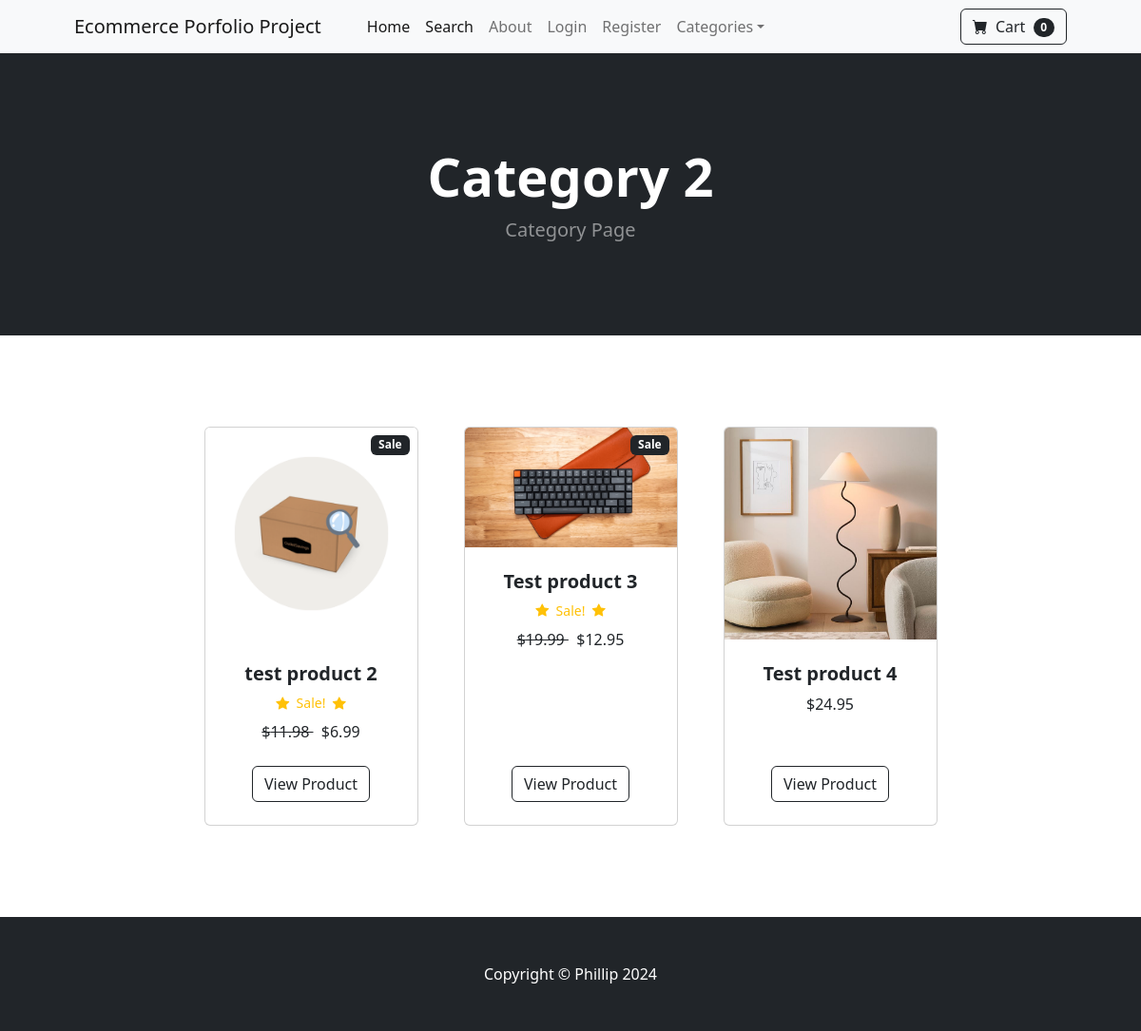
The page /category/Category 2 on the database its author committed.
### store/models.py (models this page shows, shortened)
class Category(models.Model):
	name = models.CharField(max_length=50)
	def __str__(self):
		return self.name
	class Meta:
		verbose_name_plural = 'categories'

class Product(models.Model):
	name = models.CharField(max_length=100)
	price = models.DecimalField(default=0, decimal_places=2, max_digits=6)
	category = models.ForeignKey(Category, on_delete=models.CASCADE, default=1)
	description = models.CharField(max_length=250, default='', blank=True, null=True)
	image = models.ImageField(upload_to='uploads/product/')
	is_sale = models.BooleanField(default=False)
	sale_price = models.DecimalField(default=0, decimal_places=2, max_digits=6)

### store/views.py (the view)
# urls.py: path('category/<str:foo>', views.category, name='category'),
def category(request, foo):
	foo = foo.replace('-', ' ')
	try:
		category = Category.objects.get(name=foo)
		products = Product.objects.filter(category=category)
		return render(request, 'category.html', {'products':products, 'category':category})
	except:
		messages.success(request, ("That Category Doesn't Exist..."))
		return redirect('home')

### cart/cart.py (called while the page is built)
	def __len__(self):
		return len(self.cart)

### cart/context_processors.py (called while the page is built)
def cart(request):
	return {'cart': Cart(request)}

### store/templates/category.html
{% extends 'base.html' %}
{% block content %}
        <header class="bg-dark py-5">
            <div class="container px-4 px-lg-5 my-5">
                <div class="text-center text-white">
                    <h1 class="display-4 fw-bolder">
                    {{ category }}
                </h1>
                    <p class="lead fw-normal text-white-50 mb-0">Category Page</p>
                </div>
            </div>
        </header>
        <section class="py-5">
            <div class="container px-4 px-lg-5 mt-5">
                <div class="row gx-4 gx-lg-5 row-cols-2 row-cols-md-3 row-cols-xl-4 justify-content-center">
                {% for product in products %}
                    {% if product.is_sale %}
                    <div class="col mb-5">
                        <div class="card h-100">
                            <div class="badge bg-dark text-white position-absolute" style="top: 0.5rem; right: 0.5rem">Sale</div>
                            <img class="card-img-top" src="{{ product.image.url }}" alt="..." />
                            <div class="card-body p-4">
                                <div class="text-center">
                                    <h5 class="fw-bolder">{{ product.name }}</h5>
                <div class="d-flex justify-content-center small text-warning mb-2">
                <div class="bi-star-fill"></div>
                &nbsp;&nbsp;Sale!&nbsp;&nbsp;
                <div class="bi-star-fill"></div>
                </div>
                                    <strike>
                                    ${{ product.price }}
                                    </strike>
                                    &nbsp;
                                    ${{ product.sale_price }}
                                </div>
                            </div>
                            <div class="card-footer p-4 pt-0 border-top-0 bg-transparent">
    <div class="text-center">
        <a class="btn btn-outline-dark mt-auto" href="{% url 'product' product.id  %}">View Product</a>
    </div>
                            </div>
                        </div>
                    </div>
                    {% else %}
                <div class="col mb-5">
                        <div class="card h-100">
                            <img class="card-img-top" src="{{ product.image.url }}" alt="..." />
                            <div class="card-body p-4">
                                <div class="text-center">
                                    <h5 class="fw-bolder">{{ product.name }}</h5>
                                    ${{ product.price }}
                                </div>
                            </div>
                            <div class="card-footer p-4 pt-0 border-top-0 bg-transparent">
    <div class="text-center"><a class="btn btn-outline-dark mt-auto" href="{% url 'product' product.id %}">View Product</a></div>
                            </div>
                        </div>
                    </div>
                        {% endif %}
                    {% endfor %}
            </div>
        </section>
{% endblock %}

### store/templates/base.html (shortened to what this page needs)
{% load static %}
<!DOCTYPE html>
<html lang="en">
    <head>
        <link href="https://cdn.jsdelivr.net/npm/bootstrap-icons@1.5.0/font/bootstrap-icons.css" rel="stylesheet" />
        <link href="{% static 'css/styles.css' %}" rel="stylesheet" />
    </head>
    <body>
        {% include 'navbar.html' %}
        {% block content %}
        {% endblock %}
        <footer class="py-5 bg-dark">
            <div class="container"><p class="m-0 text-center text-white">Copyright &copy; Phillip 2024</p></div>
        </footer>
    </body>
</html>

### store/templates/navbar.html (shortened to what this page needs)
        <nav class="navbar navbar-expand-lg navbar-light bg-light">
            <div class="container px-4 px-lg-5">
                <a class="navbar-brand" href="{% url 'home' %}">Ecommerce Porfolio Project</a>
                <div class="collapse navbar-collapse" id="navbarSupportedContent">
                    <ul class="navbar-nav me-auto mb-2 mb-lg-0 ms-lg-4">
                        <li class="nav-item"><a class="nav-link active" aria-current="page" href="{% url 'home' %}">Home</a></li>
                        <li class="nav-item"><a class="nav-link active" aria-current="page" href="{% url 'search' %}">Search</a></li>
                        <li class="nav-item"><a class="nav-link" href="{% url 'about' %}">About</a></li>
            {% if user.is_authenticated %}
   <li class="nav-item dropdown">
            <a class="nav-link dropdown-toggle" id="navbarDropdown" href="#" role="button" data-bs-toggle="dropdown" aria-expanded="false">Profile</a>
            <ul class="dropdown-menu" aria-labelledby="navbarDropdown">
                <li><a class="dropdown-item" href="{% url 'update_user' %}">User Profile</a></li>
                <li><hr class="dropdown-divider" /></li>
<li><a class="dropdown-item" href="{% url 'update_info'  %}">User Info</a></li>
                            </ul>
                        </li>
            {% if user.is_superuser %}
              <li class="nav-item dropdown">
            <a class="nav-link dropdown-toggle" id="navbarDropdown" href="#" role="button" data-bs-toggle="dropdown" aria-expanded="false">Orders</a>
            <ul class="dropdown-menu" aria-labelledby="navbarDropdown">
                <li><a class="dropdown-item" href="{% url 'shipped_dash' %}">Shipped Orders</a></li>
                <li><hr class="dropdown-divider" /></li>
<li><a class="dropdown-item" href="{% url 'not_shipped_dash'  %}">UnShipped Orders</a></li>
                            </ul>
                        </li>
            {% endif %}
               <li class="nav-item"><a class="nav-link" href="{% url 'logout' %}">Logout</a></li>
            {% else %}
               <li class="nav-item"><a class="nav-link" href="{% url 'login' %}">Login</a></li>
               <li class="nav-item"><a class="nav-link" href="{% url 'register' %}">Register</a></li>
            {% endif %}
                        <li class="nav-item dropdown">
                            <a class="nav-link dropdown-toggle" id="navbarDropdown" href="#" role="button" data-bs-toggle="dropdown" aria-expanded="false">Categories</a>
                        </li>
                    </ul>
                    <form class="d-flex">
<a href="{% url 'cart_summary' %}" class="btn btn-outline-dark"><i class="bi-cart-fill me-1"></i>
                            Cart
<span class="badge bg-dark text-white ms-1 rounded-pill" id="cart_quantity">{{ cart|length }}
</span></a>
                    </form>
                </div>
            </div>
        </nav>

### rows shown on the page
Category: name "Category 2"
Product: image (picture), name "test product 2", price "11.98", sale_price "6.99"
Product: image (picture), name "Test product 3", price "19.99", sale_price "12.95"
Product: image (picture), name "Test product 4", price "24.95"

### other values the page prints
{{ cart|length }} "0"
